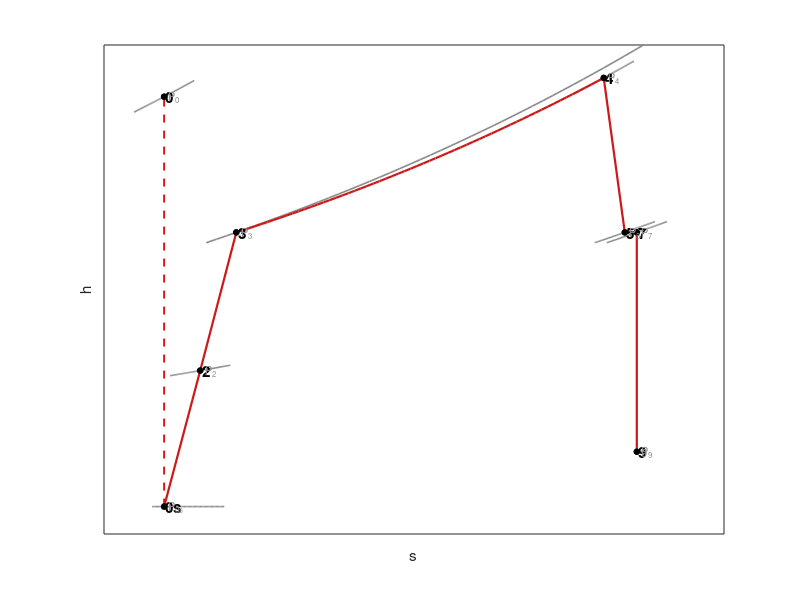

The MATLAB script that drew this image:
%% ==========================================================================
%  DIAGRAMMA h-s DI UN CICLO JOULE-BRAYTON (turbogetto semplice)
%  Fasi:
%   0s      : ambiente (stato statico)
%   0s -> 0 : accelerazione/decelerazione isoentropica (retta verticale tratteggiata)
%   0 -> 2  : diffusore adiabatico NON isoentropico
%   2 -> 3  : compressore adiabatico NON isoentropico
%   3 -> 4  : combustione a pressione costante (isobara)
%   4 -> 5  : turbina adiabatica NON isoentropica
%   5 -> 7  : postcombustore spento (sola perdita di piccola entita')
%   7 -> 9  : ugello di scarico isoentropico
% ==========================================================================

clear; clc; close all;

%% --- Parametri termodinamici schematici -----------------------------------
cp    = 1.3;   % [kJ/(kg K)] calore specifico gas combusti (schematico, costante)
Href  = 80;    % [kJ/kg] offset per costruire correttamente l'isobara 3-4

% Entita' delle irreversibilita' (NON esagerate)
ds_diff = 0.06;  % aumento di entropia nel diffusore
ds_comp = 0.06;  % aumento di entropia nel compressore
ds_turb = 0.035;  % aumento di entropia in turbina
ds_duct = 0.020;  % aumento di entropia nel postcombustore spento

%% --- Punti principali del ciclo (s in kJ/(kg K), h in kJ/kg) --------------
P0s = [0.000,   0];                      % ambiente statico
P0  = [0.000,  1*(216.65*(1+0.2*3.5^2))];                      % ristagno ambiente (stessa s di 0s)

P2  = [P0(1) + ds_diff,  248];            % uscita diffusore
P3  = [P2(1) + ds_comp, 500];            % uscita compressore

h4  = 1*(800);                                % uscita camera di combustione
s4  = cp*log((h4-P3(2))/P3(2)+1)+P3(1);     % s coerente con isobara p3=p4
P4  = [s4, h4];

P5  = [P4(1) + ds_turb, 500];            % uscita turbina (reale)
P7  = [P5(1) + ds_duct, 500];            % uscita postcombustore spento
P9  = [P7(1), 100];                      % uscita ugello (isoentropico -> s7=s9)

%% --- Curva isobara di combustione (3 -> 4), forma esponenziale reale ------
%s_comb = linspace(P3(1), P4(1), 60);
%h_comb = (P3(2)) .* exp( (s_comb - P3(1)) / cp );

%% --- Curve di pressione totale costante
function s = sval(state, amp1, amp2)
if nargin==2
    amp2=amp1;
end
    s=linspace(state(1)-amp1, state(1)+amp2,60);
end
function h = hs(sval, state)
    cp = 1.3;
    h=state(2)+state(2)*(exp(( sval-state(1) )/cp) - 1 );
end
s_0s = sval(P0s, 0.02,0.1);
s_0 = sval(P0, 0.05);
s_2 = sval(P2,0.05);
s_3 = sval(P3,0.05, 0.95);
s_4 = sval(P4,0.05);
s_5 = sval(P5,0.05);
s_7 = sval(P7,0.05);

s34 = sval(P3, 0, P4(1)-P3(1));
h34 = hs(s34, P3)-(s34-s34(1))*30;
P4=[s34(end), h34(end)];

h_0s = hs(s_0s, P0s);
h_0 = hs(s_0, P0);
h_2 = hs(s_2, P2);
h_3 = hs(s_3, P3);
h_4 = hs(s_4, P4);
h_5 = hs(s_5, P5);
h_7 = hs(s_7, P7);


%% --- Figura ----------------------------------------------------------------
figure('Color','w'); hold on; box on; grid on;

col_red  = [0.80 0.10 0.10];
col_gray = [0.55 0.55 0.55];

plot(s_0s,h_0s,'-', 'Color', col_gray, 'LineWidth', 1.2)
plot(s_0,h_0,'-', 'Color', col_gray, 'LineWidth', 1.2)
plot(s_2,h_2,'-', 'Color', col_gray, 'LineWidth', 1.2)
plot(s_3,h_3,'-', 'Color', col_gray, 'LineWidth', 1.2)
plot(s_4,h_4,'-', 'Color', col_gray, 'LineWidth', 1.2)
plot(s_5,h_5,'-', 'Color', col_gray, 'LineWidth', 1.2)
plot(s_7,h_7,'-', 'Color', col_gray, 'LineWidth', 1.2)

% ---- Trasformazioni reali (ROSSE) -----------------------------------------
plot([P0s(1) P0(1)], [P0s(2) P0(2)], '--', 'Color', col_red, 'LineWidth', 1.4); % 0s-0 tratteggiata
plot([P0s(1)  P2(1)], [P0s(2)  P2(2)], '-',  'Color', col_red, 'LineWidth', 1.6); % 0-2 diffusore
plot([P2(1)  P3(1)], [P2(2)  P3(2)], '-',  'Color', col_red, 'LineWidth', 1.6); % 2-3 compressore
plot(s34, h34, '-',  'Color', col_red, 'LineWidth', 1.6); % 3-4 combustione
plot([P4(1)  P5(1)], [P4(2)  P5(2)], '-',  'Color', col_red, 'LineWidth', 1.6); % 4-5 turbina
plot([P5(1)  P7(1)], [P5(2)  P7(2)], '-',  'Color', col_red, 'LineWidth', 1.6); % 5-7 postcombustore spento
plot([P7(1)  P9(1)], [P7(2)  P9(2)], '-',  'Color', col_red, 'LineWidth', 1.6); % 7-9 ugello isoentropico

% ---- Trasformazioni isoentropiche di confronto (GRIGIE) -------------------
% (una per ogni trasformazione realmente non isoentropica, tra le stesse h)
%plot([P0(1) P0(1)], [P0(2) P2(2)], '-', 'Color', col_gray, 'LineWidth', 1.2); % diffusore ideale
%plot([P2(1) P2(1)], [P2(2) P3(2)], '-', 'Color', col_gray, 'LineWidth', 1.2); % compressore ideale
%plot([P4(1) P4(1)], [P4(2) P5(2)], '-', 'Color', col_gray, 'LineWidth', 1.2); % turbina ideale
%plot([P5(1) P5(1)], [P5(2) P7(2)], '-', 'Color', col_gray, 'LineWidth', 1.2); % postcombustore ideale

% ---- Punti e etichette ------------------------------------------------------
pts   = [P0s; P0; P2; P3; P4; P5; P7; P9; P0s; P0; P2; P3; P4; P5; P7; P9];
names = {'0s','0','2','3','4','5','7','9', 'P_{0s}', 'P_0', 'P_2', 'P_3', 'P_4', 'P_5', 'P_7', 'P_9'};

plot(pts(:,1), pts(:,2), 'ko', 'MarkerFaceColor','k', 'MarkerSize', 4);
for k = 1:(size(pts,1)/2)
    text(pts(k,1) + 0.003, pts(k,2), names{k}, 'FontSize', 11, 'FontWeight','bold');
end
for k = (size(pts,1)/2):size(pts,1)
    text(pts(k,1) + 0.008, pts(k,2), names{k}, 'FontSize', 8, 'Color', col_gray);
end

xlabel('s');
ylabel('h');
%title('Diagramma h-s del ciclo Joule-Brayton');
xlim([-0.1, s4 + 0.2]);
ylim([-50, P4(2)+60])
set(gca, 'XTick', [], 'YTick', [])
%legend({'trasformazioni reali (e riferimento 0s-0)'}, 'Location','southeast');
